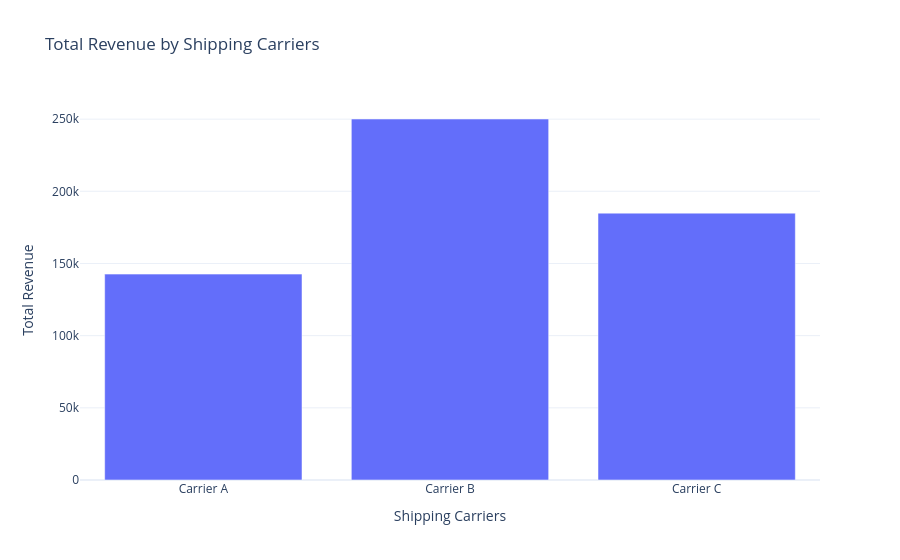

The cell this chart's notebook holds for it:
### Markdown cell above
So 45% of the business comes from skincare products, 29.5% from haircaree, and 25.5% from cosmetics. now let have a look at the total revenue generated from shipping careers:

### Code cell
total_revenue = df.groupby('Shipping carriers')['Revenue generated'].sum().reset_index()
fig = go.Figure()
fig.add_trace(go.Bar(x=total_revenue['Shipping carriers'],
                      y=total_revenue['Revenue generated']))
fig.update_layout(title='Total Revenue by Shipping Carriers',
                  xaxis_title='Shipping Carriers',  
                  yaxis_title='Total Revenue')
fig.show()

### Figure 1 — Plotly figure (JSON) as saved in the notebook; plotly's stock layout.template omitted (floating-point values rounded to 4 significant figures)
{"data": [{"type": "bar", "x": ["Carrier A", "Carrier B", "Carrier C"], "y": [142600.0, 250100.0, 184900.0]}], "layout": {"title": {"text": "Total Revenue by Shipping Carriers"}, "xaxis": {"title": {"text": "Shipping Carriers"}}, "yaxis": {"title": {"text": "Total Revenue"}}}}
